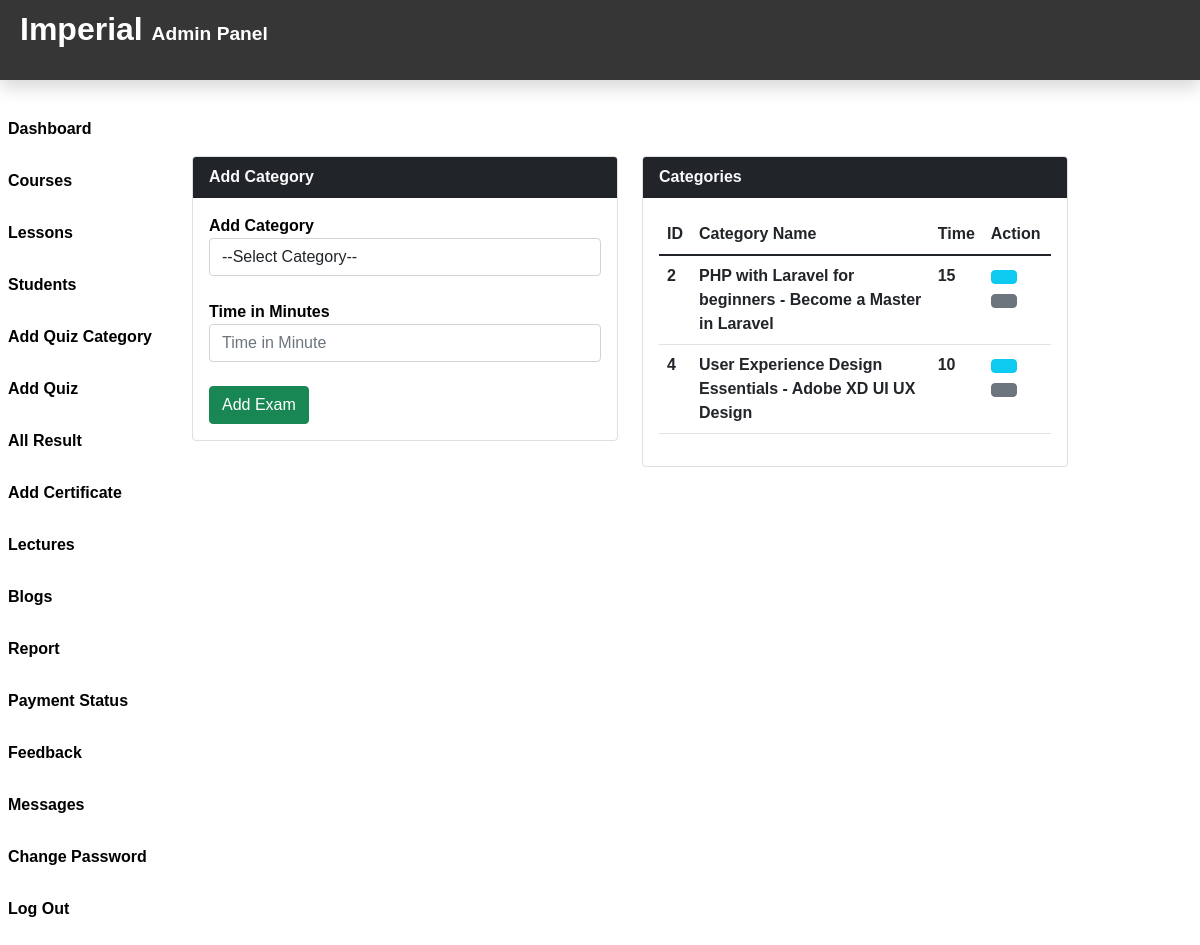
The page /Admin/Exam.php (signed in) on the database its author committed.
### tables this page shows
CREATE TABLE `exam_category` (
  `id` int(11) NOT NULL,
  `exam_name` varchar(255) NOT NULL,
  `exam_time` varchar(255) NOT NULL
);

### Admin/Exam.php (the view, shortened to what this page needs)
<?php
include_once("Header.php");
include_once("../DB_Files/db.php");
?>
<div class="col-sm-9 mt-5">
    <br><br>
    <div class="animated fadeIn">
        <div class="row">
            <div class="col-lg-6">
                <div class="card bg-transparent">
                    <form action="" method="POST">
                        <div class="card-header bg-dark text-light"><strong>Add Category</strong></div>
                        <div class="card-body card-block">
                            <div class="form-group"><label for="company" class=" form-control-label"><b>Add Category</b> </label>
                                <select class="form-control" name="category" id="category">
                                    <?php
                                    $sql = "SELECT * FROM course";
                                    $result = $conn->query($sql);
                                    while ($row = $result->fetch_assoc()) {
                                    ?>
                                        <option value="none" selected disabled hidden>--Select Category--</option>
                                        <option value="<?php echo $row['course_name']; ?>"><?php echo $row['course_name']; ?></option> <?php } ?>
                                </select>
                            </div>
                            <br>
                            <div class="form-group"><label for="vat" class=" form-control-label"><b>Time in Minutes</b> </label><input placeholder="Time in Minute" type="text" id="time" name="time" class="form-control"></div>
                            <div class="form-group">
                                <br>
                                <button type="submit" name="submit" class="btn btn-success">Add Exam</button>
                            </div>
                        </div>
                    </form>
                </div>
            </div>
            <div class="col-lg-6">
                <div class="card bg-transparent">
                    <div class="card-header bg-dark">
                        <strong class="card-title text-light"> Categories</strong>
                    </div>
                    <div class="card-body">
                        <?php
                        $sql = "SELECT * FROM exam_category";
                        $result = $conn->query($sql);
                        if ($result->num_rows > 0) {
                        ?>
                            <table class="table ">
                                <thead class="">
                                    <tr>
                                        <th class="text-dark fw-bolder" scope="col">ID</th>
                                        <th class="text-dark fw-bolder" scope="col">Category Name</th>
                                        <th class="text-dark fw-bolder" scope="col">Time</th>
                                        <th class="text-dark fw-bolder" scope="col">Action</th>
                                    </tr>
                                </thead>
                                <tbody>
                                    <?php while ($row = $result->fetch_assoc()) {
                                        echo '<tr>';
                                        echo '<th class="text-dark fw-bolder" scope="row">' . $row['id'] . '</th>';
                                        echo '<td class="text-dark fw-bolder">' . $row['exam_name'] . '</td>';
                                        echo '<td class="text-dark fw-bolder">' . $row['exam_time'] . '</td>';
                                        echo '<td>';
                                        echo '
                <form action="editExam.php" method="POST" class="d-inline">
                <input type="hidden" name="id" value=' . $row["id"] . '>
                <button type="submit" class="btn btn-info mr-3" name="view" value="View"><i class="uil uil-pen"></i></button>
                </form>
                <form action="" method="POST" class="d-inline">
                <input type="hidden" name="id" value=' . $row["id"] . '>
                    <button type="submit" class="btn btn-secondary" name="delete" value="Delete">
                        <i class="uil uil-trash-alt"></i>
                    </button>
                    </form>
                </td>
            </tr>';
                                    } ?>
                                </tbody>
                            </table>
                        <?php } else {
                            echo "<p class='text-dark p-2 fw-bolder'>Exam Not Found. </p>";
                        }
                        ?>
                    </div>
                </div>
            </div>
        </div>
    </div>

### Admin/CSS/Header.css (style rules this page uses)
body { font-family: Arial, Helvetica, sans-serif; background: #ffffff; color: rgb(0, 0, 0); }
table, th, td { color: rgb(255, 255, 255); }

### rows shown on the page
exam_category: id "2", exam_name "PHP with Laravel for beginners - Become a Master in Laravel", exam_time "15"
exam_category: id "4", exam_name "User Experience Design Essentials - Adobe XD UI UX Design", exam_time "10"
